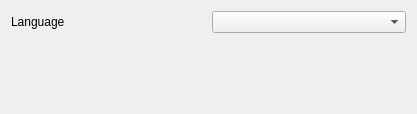
<?xml version="1.0" encoding="UTF-8"?>
<ui version="4.0">
 <class>LanguagePreferences</class>
 <widget class="QWidget" name="LanguagePreferences">
  <property name="geometry">
   <rect>
    <x>0</x>
    <y>0</y>
    <width>417</width>
    <height>114</height>
   </rect>
  </property>
  <property name="windowTitle">
   <string>Form</string>
  </property>
  <layout class="QGridLayout" name="gridLayout">
   <item row="0" column="0">
    <widget class="QLabel" name="label">
     <property name="text">
      <string>Language</string>
     </property>
    </widget>
   </item>
   <item row="0" column="1">
    <widget class="QComboBox" name="comboBoxLanguage">
     <property name="sizePolicy">
      <sizepolicy hsizetype="Minimum" vsizetype="Fixed">
       <horstretch>0</horstretch>
       <verstretch>0</verstretch>
      </sizepolicy>
     </property>
    </widget>
   </item>
   <item row="1" column="0" colspan="2">
    <spacer name="verticalSpacer">
     <property name="orientation">
      <enum>Qt::Vertical</enum>
     </property>
     <property name="sizeHint" stdset="0">
      <size>
       <width>20</width>
       <height>40</height>
      </size>
     </property>
    </spacer>
   </item>
  </layout>
 </widget>
 <resources/>
 <connections/>
</ui>
